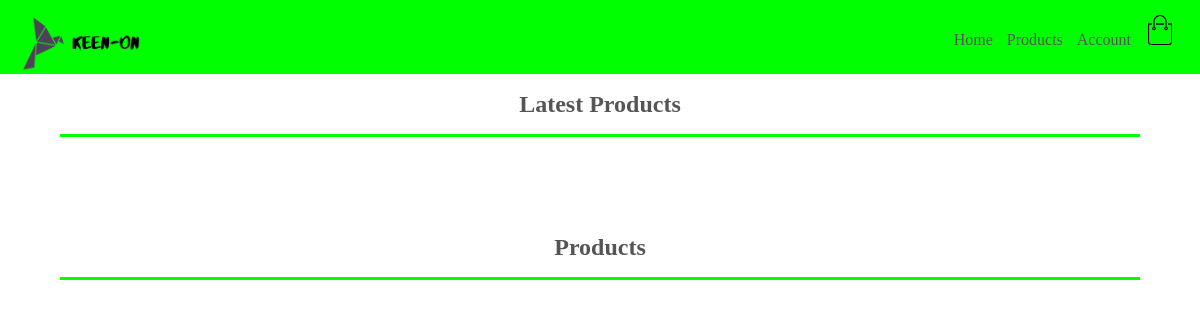
The page /store/ on the database as committed earlier.
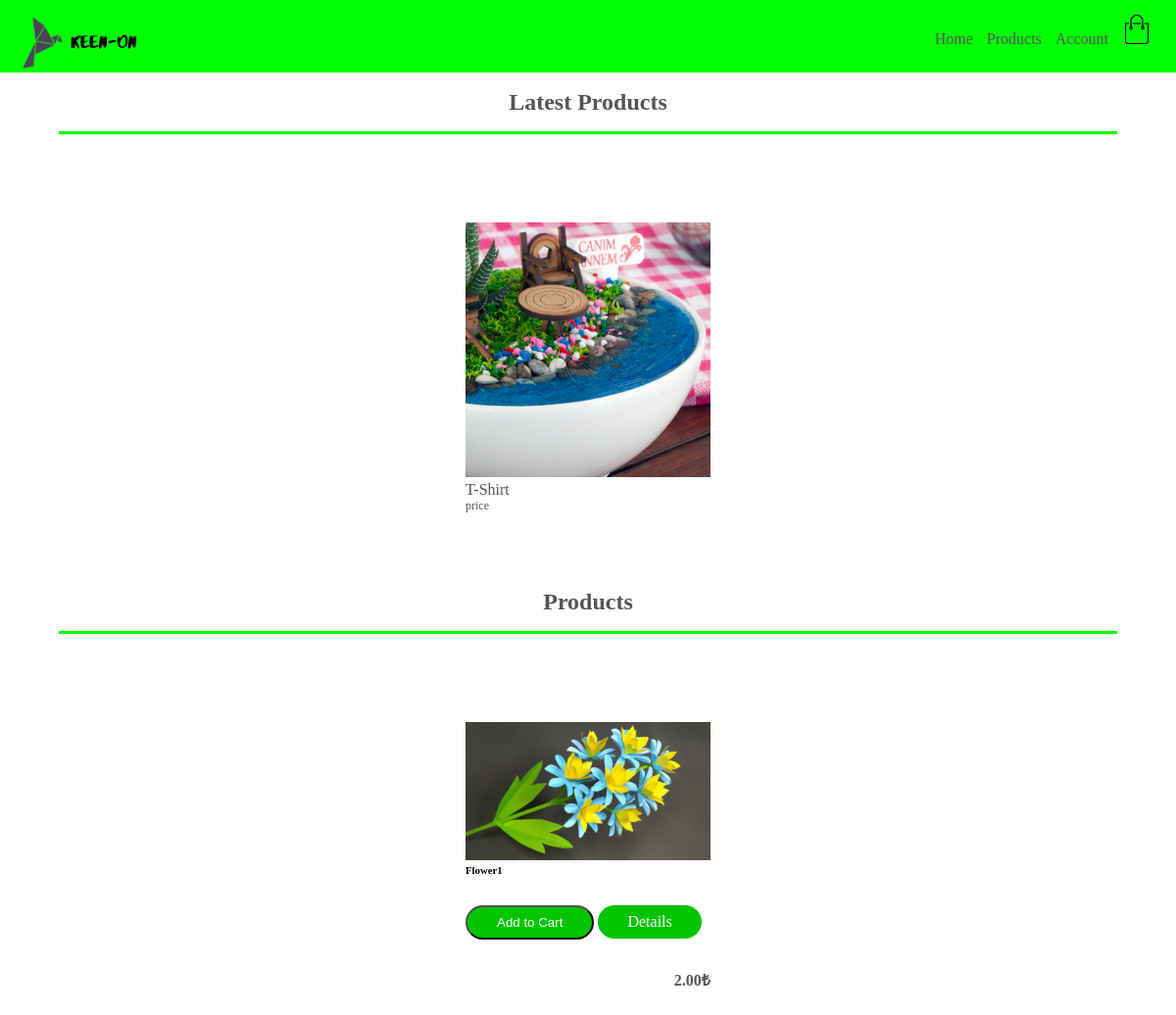
The same page on the database as committed later.
### store/models.py (models this page shows, shortened)
class Product(models.Model):
	customer = models.ForeignKey(Customer, on_delete=models.CASCADE, null=True, blank=True, related_name="product_c")
	name = models.CharField(max_length=200, null=True)
	price= models.FloatField()
	digital = models.BooleanField(default=False, null=True, blank=False)
	image = models.ImageField(null=True, blank=True)
	quantity = models.IntegerField(default=0, null=True, blank=True)
	description =models.CharField(default="default", max_length=200, null=False)
	@property
	def imageURL(self):
		try:
			url = self.image.url
		except:
			url = ''
		return url

### store/views.py (the view)
# urls.py: path('', include('store.urls')),
def store(request):
    products = Product.objects.all()
    context = {'products':products}
    return render(request, 'store/store.html', context)

### store/templates/store/store.html (shortened to what this page needs)
<!DOCTYPE html>
{% extends 'store/base.html' %}
{% load static %}
{% block forHead %}
    <link rel="stylesheet" type="text/css" href="{% static 'css/style.css' %}">
    <link rel="stylesheet" type="text/css" href="{% static 'css/navbar.css' %}">
{% endblock %}
{% block content %}
<div style = "background-color: #00ff00;">
    {% include "store/navbar.html" %}
    <br>
    <br>
    <br>
</div>
<div class="small-container">
<h2 class="title">Latest Products </h2>
	<div class="row">
	{% for product in products %}
		<div class="col-4">
			<img src="{% static 'images/placeholder2.png' %}">
			<h4>T-Shirt</h4>
			<p>price</p>
		</div>
		{%endfor%}
	</div>
<h2 class="title">Products</h2>
	<div class="row">
	{% for product in products %}
		<div class="col-4">
			<img class="thumbnail" src="{{product.imageURL}}">
			<h6><strong>{{product.name}}</strong></h6>
			<button  class="btn btn-outline-secondary add-btn">Add to Cart</button>
			<a class="btn btn-outline-success" href="#">Details</a>
			<h4 style="display: inline-block; float: right"><strong>{{product.price|floatformat:2}}₺</strong></h4>
		</div>
    {%endfor%}
	</div>
</div>
{% endblock %}

### store/templates/store/base.html (shortened to what this page needs)
<!DOCTYPE html>
{% load static %}
<html>
<head>
	<link rel="stylesheet" type="text/css" href="{% static 'css/base.css' %}">
	{% block forHead %}{% endblock %}
</head>
<body>
    {% block content %}{% endblock %}
</body>
</html>

### store/templates/store/navbar.html (shortened to what this page needs)
{% load static %}
<div class="navbar">
    <div class="logo">
        <a href="{% url 'home' %}"><img src="{% static 'images/logo.png' %}" width="125px"></a>
    </div>
	<nav>
		<ul id="MenuItems">
			<li><a href="{% url 'home' %}">Home</a></li>
			<li><a href="{% url 'store' %}">Products</a></li>
			<li><a href="{% url 'account:account' %}">Account</a></li>
            <li>
                <a href = "{% url 'cart' %}"><h4>
                    <img src="{% static 'images/cart.png' %}" width="30px" height="30px">
                </h4></a>
            </li>
		</ul>
	</nav>
</div>

### static/css/base.css (style rules this page uses)
* { margin:0; padding: 0; box-sizing: border-box; }
body { font-family: 'Merriweather', serif; }
a { text-decoration: none; color: #555; }
p { color: #555; }

### static/css/style.css (style rules this page uses)
.row { display: flex; align-items: center; flex-wrap: wrap; justify-content: space-around; }
.btn { display: inline-block; background: #00c400; color: #fff; padding: 8px 30px; margin: 30px 0; border-radius: 30px; transition: background 0.5s; }
.small-container { max-width: 1080px; margin: auto; padding-left: 25px: padding-right: 25px; }
.small-container .title { text-align: center; margin: 0 auto 80px; position: relative; line-height: 60px; color: #555; border-bottom: solid; border-color: #00ff00; }
.small-container .row .col-4 h4 { color: #555; font-weight: normal; }
.small-container .row .col-4 p { font-size: 12px; }
.col-4 { flex-basis: 25%; padding: 10px; min-width: 200px; margin-bottom: 50px; transition: transform 0.5s; }
.col-4 img { width: 100%; }

### static/css/navbar.css (style rules this page uses)
nav { flex: 1; text-align: right; }
nav ul { position: absolute; list-style-type: none; right: 15px; top: 15px; }
nav ul li { display: inline-block; margin-right: 10px }
.navbar { display: flex; align-items: center; padding: 10px; }
.logo { position: absolute; width: 12%; left: 15px; top: 15px; }

Rows that differ between the two databases and show on the page:
added Product: imageURL (picture), name "Flower1", price "2.00"
